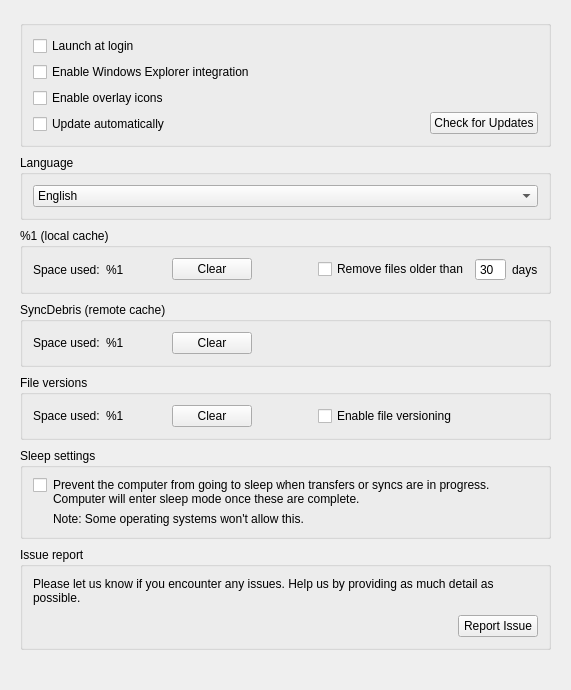
     <widget class="QWidget" name="pGeneral">
      <layout class="QVBoxLayout" name="pGeneralLayout">
       <property name="spacing">
        <number>8</number>
       </property>
       <property name="leftMargin">
        <number>20</number>
       </property>
       <property name="topMargin">
        <number>20</number>
       </property>
       <property name="rightMargin">
        <number>20</number>
       </property>
       <property name="bottomMargin">
        <number>0</number>
       </property>
       <item>
        <widget class="QGroupBox" name="gGeneral">
         <layout class="QHBoxLayout" name="horizontalLayout">
          <property name="leftMargin">
           <number>10</number>
          </property>
          <property name="topMargin">
           <number>10</number>
          </property>
          <property name="rightMargin">
           <number>10</number>
          </property>
          <property name="bottomMargin">
           <number>10</number>
          </property>
          <item>
           <layout class="QVBoxLayout" name="optionsLayout">
            <item>
             <widget class="QCheckBox" name="cStartOnStartup">
              <property name="enabled">
               <bool>true</bool>
              </property>
              <property name="sizePolicy">
               <sizepolicy hsizetype="Preferred" vsizetype="Fixed">
                <horstretch>0</horstretch>
                <verstretch>0</verstretch>
               </sizepolicy>
              </property>
              <property name="text">
               <string>Launch at login</string>
              </property>
             </widget>
            </item>
            <item>
             <widget class="QCheckBox" name="cFinderIcons">
              <property name="sizePolicy">
               <sizepolicy hsizetype="Minimum" vsizetype="Fixed">
                <horstretch>0</horstretch>
                <verstretch>0</verstretch>
               </sizepolicy>
              </property>
              <property name="text">
               <string>Enable Windows Explorer integration</string>
              </property>
             </widget>
            </item>
            <item>
             <widget class="QCheckBox" name="cOverlayIcons">
              <property name="sizePolicy">
               <sizepolicy hsizetype="Preferred" vsizetype="Fixed">
                <horstretch>0</horstretch>
                <verstretch>0</verstretch>
               </sizepolicy>
              </property>
              <property name="text">
               <string>Enable overlay icons</string>
              </property>
             </widget>
            </item>
            <item>
             <widget class="QCheckBox" name="cAutoUpdate">
              <property name="enabled">
               <bool>true</bool>
              </property>
              <property name="sizePolicy">
               <sizepolicy hsizetype="Preferred" vsizetype="Maximum">
                <horstretch>0</horstretch>
                <verstretch>24</verstretch>
               </sizepolicy>
              </property>
              <property name="text">
               <string>Update automatically</string>
              </property>
             </widget>
            </item>
           </layout>
          </item>
          <item alignment="Qt::AlignRight|Qt::AlignBottom">
           <widget class="QWidget" name="bUpdateWidget" native="true">
            <layout class="QHBoxLayout" name="bUpdateWidgetLayout">
             <property name="spacing">
              <number>0</number>
             </property>
             <property name="leftMargin">
              <number>0</number>
             </property>
             <property name="topMargin">
              <number>0</number>
             </property>
             <property name="rightMargin">
              <number>0</number>
             </property>
             <property name="bottomMargin">
              <number>0</number>
             </property>
             <item>
              <widget class="QPushButton" name="bUpdate">
               <property name="sizePolicy">
                <sizepolicy hsizetype="Maximum" vsizetype="Fixed">
                 <horstretch>0</horstretch>
                 <verstretch>0</verstretch>
                </sizepolicy>
               </property>
               <property name="focusPolicy">
                <enum>Qt::StrongFocus</enum>
               </property>
               <property name="text">
                <string>Check for Updates</string>
               </property>
               <property name="autoDefault">
                <bool>false</bool>
               </property>
              </widget>
             </item>
            </layout>
           </widget>
          </item>
         </layout>
        </widget>
       </item>
       <item>
        <widget class="QGroupBox" name="gLanguage">
         <property name="title">
          <string>Language</string>
         </property>
         <layout class="QVBoxLayout" name="verticalLayout_17">
          <property name="leftMargin">
           <number>10</number>
          </property>
          <property name="topMargin">
           <number>10</number>
          </property>
          <property name="rightMargin">
           <number>10</number>
          </property>
          <property name="bottomMargin">
           <number>10</number>
          </property>
          <item>
           <widget class="QComboBox" name="cLanguage">
            <item>
             <property name="text">
              <string notr="true">English</string>
             </property>
            </item>
           </widget>
          </item>
         </layout>
        </widget>
       </item>
       <item>
        <widget class="QGroupBox" name="gCache">
         <property name="title">
          <string>%1 (local cache)</string>
         </property>
         <layout class="QHBoxLayout" name="horizontalLayout_112">
          <property name="leftMargin">
           <number>10</number>
          </property>
          <property name="topMargin">
           <number>10</number>
          </property>
          <property name="rightMargin">
           <number>10</number>
          </property>
          <property name="bottomMargin">
           <number>10</number>
          </property>
          <item>
           <widget class="QLabel" name="lCacheSizeStatic">
            <property name="text">
             <string>Space used:</string>
            </property>
           </widget>
          </item>
          <item>
           <widget class="QLabel" name="lCacheSize">
            <property name="minimumSize">
             <size>
              <width>60</width>
              <height>0</height>
             </size>
            </property>
            <property name="focusPolicy">
             <enum>Qt::NoFocus</enum>
            </property>
            <property name="toolTip">
             <string>Local folder with a backup of files deleted in MEGA</string>
            </property>
            <property name="text">
             <string notr="true">%1</string>
            </property>
           </widget>
          </item>
          <item>
           <widget class="QPushButton" name="bClearCache">
            <property name="text">
             <string>Clear</string>
            </property>
            <property name="autoDefault">
             <bool>false</bool>
            </property>
           </widget>
          </item>
          <item>
           <spacer name="horizontalSpacer_8">
            <property name="orientation">
             <enum>Qt::Horizontal</enum>
            </property>
            <property name="sizeType">
             <enum>QSizePolicy::Fixed</enum>
            </property>
            <property name="sizeHint" stdset="0">
             <size>
              <width>60</width>
              <height>0</height>
             </size>
            </property>
           </spacer>
          </item>
          <item>
           <widget class="QCheckBox" name="cCacheSchedulerEnabled">
            <property name="text">
             <string>Remove files older than</string>
            </property>
           </widget>
          </item>
          <item>
           <widget class="QSpinBox" name="sCacheSchedulerDays">
            <property name="buttonSymbols">
             <enum>QAbstractSpinBox::NoButtons</enum>
            </property>
            <property name="minimum">
             <number>1</number>
            </property>
            <property name="maximum">
             <number>365</number>
            </property>
            <property name="value">
             <number>30</number>
            </property>
           </widget>
          </item>
          <item>
           <widget class="QLabel" name="lCacheSchedulerSuffix">
            <property name="styleSheet">
             <string notr="true">font-style: normal;</string>
            </property>
            <property name="text">
             <string notr="true">days</string>
            </property>
            <property name="alignment">
             <set>Qt::AlignLeading|Qt::AlignLeft|Qt::AlignVCenter</set>
            </property>
           </widget>
          </item>
          <item>
           <spacer name="horizontalSpacer_14">
            <property name="orientation">
             <enum>Qt::Horizontal</enum>
            </property>
            <property name="sizeHint" stdset="0">
             <size>
              <width>0</width>
              <height>0</height>
             </size>
            </property>
           </spacer>
          </item>
         </layout>
        </widget>
       </item>
       <item>
        <widget class="QGroupBox" name="gRemoteCache">
         <property name="title">
          <string>SyncDebris (remote cache)</string>
         </property>
         <layout class="QHBoxLayout" name="horizontalLayout_21">
          <property name="leftMargin">
           <number>10</number>
          </property>
          <property name="topMargin">
           <number>10</number>
          </property>
          <property name="rightMargin">
           <number>10</number>
          </property>
          <property name="bottomMargin">
           <number>10</number>
          </property>
          <item>
           <widget class="QLabel" name="lRemoteCacheSizeStatic">
            <property name="text">
             <string>Space used:</string>
            </property>
           </widget>
          </item>
          <item>
           <widget class="QLabel" name="lRemoteCacheSize">
            <property name="minimumSize">
             <size>
              <width>60</width>
              <height>0</height>
             </size>
            </property>
            <property name="focusPolicy">
             <enum>Qt::NoFocus</enum>
            </property>
            <property name="toolTip">
             <string>Folder in MEGA with a backup of files deleted in the local computer</string>
            </property>
            <property name="text">
             <string notr="true">%1</string>
            </property>
           </widget>
          </item>
          <item>
           <widget class="QPushButton" name="bClearRemoteCache">
            <property name="text">
             <string>Clear</string>
            </property>
            <property name="autoDefault">
             <bool>false</bool>
            </property>
           </widget>
          </item>
          <item>
           <spacer name="horizontalSpacer_20">
            <property name="orientation">
             <enum>Qt::Horizontal</enum>
            </property>
            <property name="sizeHint" stdset="0">
             <size>
              <width>0</width>
              <height>0</height>
             </size>
            </property>
           </spacer>
          </item>
         </layout>
        </widget>
       </item>
       <item>
        <widget class="QGroupBox" name="gFileVersions">
         <property name="title">
          <string>File versions</string>
         </property>
         <layout class="QHBoxLayout" name="horizontalLayout_23">
          <property name="leftMargin">
           <number>10</number>
          </property>
          <property name="topMargin">
           <number>10</number>
          </property>
          <property name="rightMargin">
           <number>10</number>
          </property>
          <property name="bottomMargin">
           <number>10</number>
          </property>
          <item>
           <widget class="QLabel" name="lFileVersionsSizeStatic">
            <property name="text">
             <string>Space used:</string>
            </property>
           </widget>
          </item>
          <item>
           <widget class="QLabel" name="lFileVersionsSize">
            <property name="minimumSize">
             <size>
              <width>60</width>
              <height>0</height>
             </size>
            </property>
            <property name="text">
             <string notr="true">%1</string>
            </property>
           </widget>
          </item>
          <item>
           <widget class="QPushButton" name="bClearFileVersions">
            <property name="text">
             <string>Clear</string>
            </property>
            <property name="autoDefault">
             <bool>false</bool>
            </property>
           </widget>
          </item>
          <item>
           <spacer name="horizontalSpacer_92">
            <property name="orientation">
             <enum>Qt::Horizontal</enum>
            </property>
            <property name="sizeType">
             <enum>QSizePolicy::Fixed</enum>
            </property>
            <property name="sizeHint" stdset="0">
             <size>
              <width>60</width>
              <height>0</height>
             </size>
            </property>
           </spacer>
          </item>
          <item>
           <widget class="QCheckBox" name="cFileVersioning">
            <property name="text">
             <string>Enable file versioning</string>
            </property>
           </widget>
          </item>
          <item>
           <spacer name="horizontalSpacer_5">
            <property name="orientation">
             <enum>Qt::Horizontal</enum>
            </property>
            <property name="sizeHint" stdset="0">
             <size>
              <width>40</width>
              <height>20</height>
             </size>
            </property>
           </spacer>
          </item>
         </layout>
        </widget>
       </item>
       <item>
        <widget class="QGroupBox" name="gSleepMode">
         <property name="title">
          <string>Sleep settings</string>
         </property>
         <layout class="QGridLayout" name="gridLayout_2">
          <property name="leftMargin">
           <number>10</number>
          </property>
          <property name="topMargin">
           <number>10</number>
          </property>
          <property name="rightMargin">
           <number>10</number>
          </property>
          <property name="bottomMargin">
           <number>10</number>
          </property>
          <item row="0" column="1">
           <widget class="QLabel" name="lSleepMode">
            <property name="sizePolicy">
             <sizepolicy hsizetype="Expanding" vsizetype="Preferred">
              <horstretch>0</horstretch>
              <verstretch>0</verstretch>
             </sizepolicy>
            </property>
            <property name="text">
             <string>Prevent the computer from going to sleep when transfers or syncs are in progress.
Computer will enter sleep mode once these are complete.</string>
            </property>
           </widget>
          </item>
          <item row="0" column="0" alignment="Qt::AlignTop">
           <widget class="QCheckBox" name="cbSleepMode">
            <property name="minimumSize">
             <size>
              <width>0</width>
              <height>0</height>
             </size>
            </property>
            <property name="maximumSize">
             <size>
              <width>16777215</width>
              <height>16777215</height>
             </size>
            </property>
            <property name="text">
             <string/>
            </property>
           </widget>
          </item>
          <item row="1" column="1">
           <widget class="QLabel" name="lSleepModeWarning">
            <property name="text">
             <string>Note: Some operating systems won't allow this.</string>
            </property>
            <property name="wordWrap">
             <bool>true</bool>
            </property>
           </widget>
          </item>
         </layout>
        </widget>
       </item>
       <item>
        <widget class="QGroupBox" name="gBugReport">
         <property name="title">
          <string>Issue report</string>
         </property>
         <layout class="QVBoxLayout" name="verticalLayout_5">
          <property name="spacing">
           <number>10</number>
          </property>
          <property name="leftMargin">
           <number>10</number>
          </property>
          <property name="topMargin">
           <number>10</number>
          </property>
          <property name="rightMargin">
           <number>10</number>
          </property>
          <property name="bottomMargin">
           <number>10</number>
          </property>
          <item>
           <widget class="QLabel" name="lBugReport">
            <property name="text">
             <string>Please let us know if you encounter any issues. Help us by providing as much detail as possible.</string>
            </property>
            <property name="wordWrap">
             <bool>true</bool>
            </property>
           </widget>
          </item>
          <item alignment="Qt::AlignRight">
           <widget class="QPushButton" name="bSendBug">
            <property name="text">
             <string>Report Issue</string>
            </property>
            <property name="autoDefault">
             <bool>false</bool>
            </property>
           </widget>
          </item>
         </layout>
        </widget>
       </item>
       <item>
        <spacer name="verticalSpacer_21">
         <property name="orientation">
          <enum>Qt::Vertical</enum>
         </property>
         <property name="sizeHint" stdset="0">
          <size>
           <width>20</width>
           <height>40</height>
          </size>
         </property>
        </spacer>
       </item>
      </layout>
     </widget>
